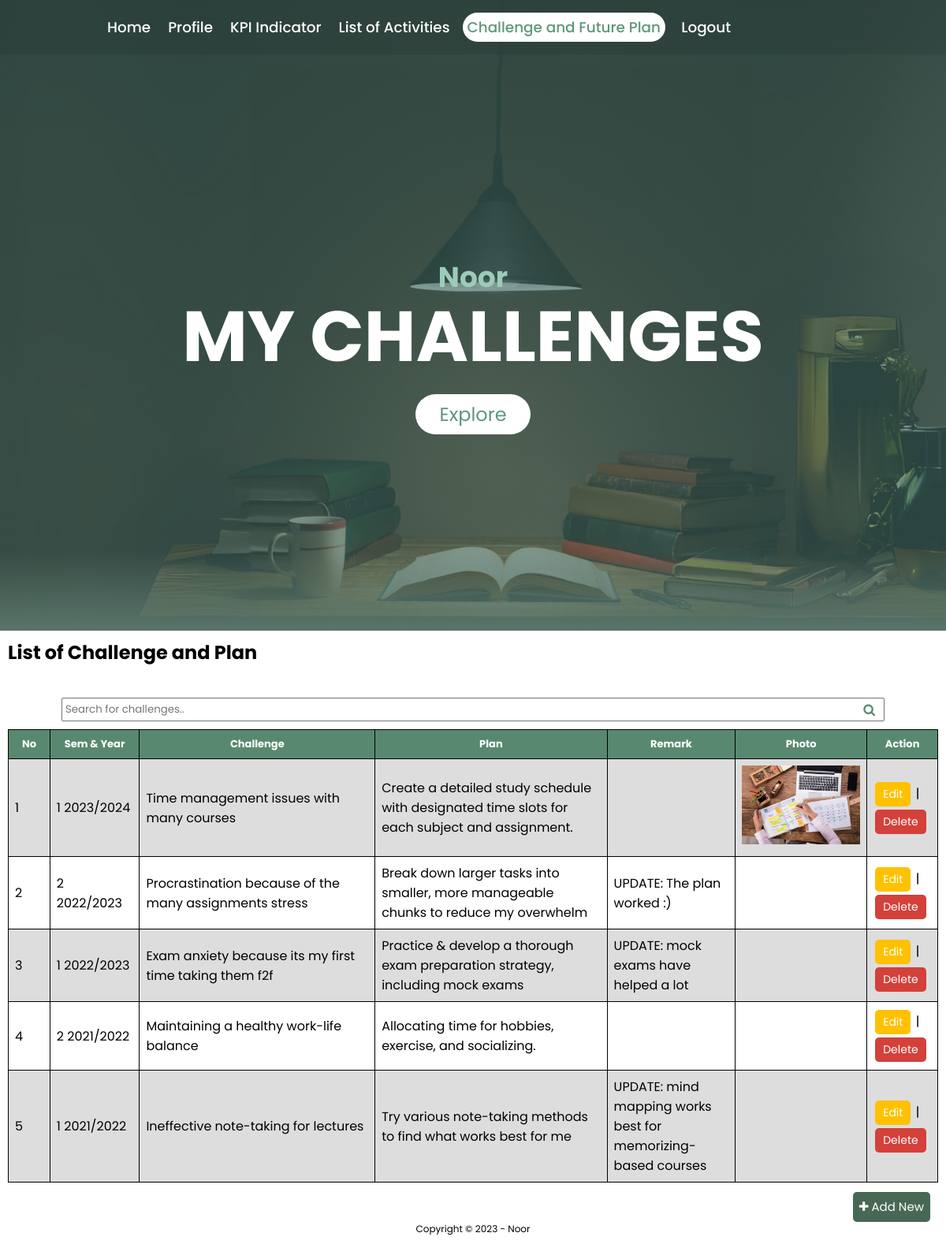
Page /my_challenge.php (signed in) on the committed database.
### tables this page shows
CREATE TABLE `profile` (
  `id` int(4) NOT NULL,
  `userID` int(11) DEFAULT NULL,
  `username` varchar(255) DEFAULT NULL,
  `program` varchar(50) DEFAULT NULL,
  `mentor` varchar(255) DEFAULT NULL,
  `motto` text DEFAULT NULL,
  `img_path` varchar(20) DEFAULT 'photo.png'
);

CREATE TABLE `challenge` (
  `ch_id` int(11) NOT NULL,
  `userID` int(11) DEFAULT NULL,
  `sem` int(3) DEFAULT NULL,
  `year` varchar(10) DEFAULT NULL,
  `challenge` text DEFAULT NULL,
  `plan` text DEFAULT NULL,
  `remark` text DEFAULT NULL,
  `img_path` varchar(50) DEFAULT NULL
);

### my_challenge.php (the view, shortened to what this page needs)
<?php
include("config.php");
?>
<!DOCTYPE html>
<html>
<head>
    <link rel="stylesheet" href="css/style.css">
    <link rel="stylesheet" href="https://cdnjs.cloudflare.com/ajax/libs/font-awesome/4.7.0/css/font-awesome.min.css">
</head>
<body>
    <section class="sec-1">
        <div class="header">
            <div class="menu">
                <?php
                    if(isset($_SESSION["UID"])){
                        include 'logged_menu.php';
                    }
                    else {
                        header("location:index.php");
                    }
                ?>
            </div>
            <?php
                $sql = "SELECT profile.username
                FROM profile
                WHERE profile.userID = ?";
                $stmt = mysqli_prepare($conn, $sql);
                mysqli_stmt_bind_param($stmt, "s", $_SESSION["UID"]);
                mysqli_stmt_execute($stmt);
                $result = mysqli_stmt_get_result($stmt);
                if (mysqli_num_rows($result) > 0) {
                    $row = mysqli_fetch_assoc($result);
                    $username = $row["username"];
                    echo '<h3 id="myName">' . $username . '</h3>';
                }
            ?>
            <h1 id="title">MY CHALLENGES</h1>
            <br>
            <br>
            <a href="#sec-2" class="scrollDown" id="exploreBtn">
                 Explore
            </a>
        </div>
    </section>
    <section class="sec-2" id="sec-2">
        <h2 style="padding: 10px;" >List of Challenge and Plan</h2>
        <div style="padding: 10px;" id="challenge">
            <div style="text-align: center; padding:10px;">
                <form action="my_challenge_search.php" method="post">
                    <div style="text-align: center; padding-top:10px;">
                        <div class="searchWrapper">
                            <input type="text" name="search" id="search" onkeyup="searchFunction()" placeholder="Search for challenges.." title="Type in a challenge">
                        </div>
                    </div>
                </form>
            </div>
            <div class="table-container">
                <table border="1" width="100%" id="projectable">
                    <tr>
                        <th width="5%">No</th>
                        <th width="10%">Sem & Year</th>
                        <th width="30%">Challenge</th>
                        <th width="30%">Plan</th>
                        <th width="15%">Remark</th>
                        <th width="10%">Photo</th>
                        <th width="10%">Action</th>
                    </tr>
                    <?php
                        $sql = "SELECT * FROM challenge WHERE userID=". $_SESSION["UID"];
                        $result = mysqli_query($conn, $sql);
                        if (mysqli_num_rows($result) > 0) {
                            $numrow = 1;
                            while ($row = mysqli_fetch_assoc($result)) {
                                echo "<tr>";
                                echo "<td>" . $numrow . "</td><td>" . $row["sem"] . " " . $row["year"] . "</td><td>" . $row["challenge"] .
                                    "</td><td>" . $row["plan"] . "</td><td>" . $row["remark"] . "</td><td>";
                                if (!empty($row["img_path"])) {
                                    echo "<img src='uploads/" . $row["img_path"] . "' width='150' height='100'>";
                                }
                                echo "</td>";
                                echo '<td> <a class="editBtn" href="my_challenge_edit.php?id=' . $row["ch_id"] . '">Edit</a>&nbsp;|&nbsp;';
                                echo '<a class="deleteBtn" href="my_challenge_delete.php?id=' . $row["ch_id"] . '&img_path=' . $row["img_path"] . '" onClick="return confirm(\'Delete?\');">Delete</a> </td>';
                                echo "</tr>" . "\n\t\t";
                                $numrow++;
                            }
                        } else {
                            echo '<tr><td colspan="7">0 results</td></tr>';
                        }
                    ?>
                </table>
                <button type="button" id="new" onclick="show_AddEntry()" data-state="add">
                    <i class="fa fa-plus" aria-hidden="true"></i> Add New
                </button>
            </div>
        </div>
<footer>
    <p>Copyright &#169; 2023 - Noor</p>
</footer>
</body>
</html>

### logged_menu.php
<?php
$current_page = basename($_SERVER['PHP_SELF']);
$profile_pages = array(
    'profile.php',
    'profile_edit.php',
);
$kpi_pages = array(
    'my_kpi.php',
    'my_kpi_edit.php',
    'activities_management.php',
    'competition_management.php',
    'certification_management.php',
    'activities_management_edit.php',
    'competition_management_edit.php',
    'certification_management_edit.php',
);
$activities_pages = array(
    'my_activities.php',
    'my_activities_edit.php',
    'my_activities_search.php',
);
$challenge_pages = array(
    'my_challenge.php',
    'my_challenge_edit.php',
    'my_challenge_search.php',
);
echo '
    <header class="head">
        <input type="checkbox" id="check">
        <label for="check" class="icons">
            <i class="fa fa-bars" id="menu-icon"></i>
            <i class="fa fa-times" aria-hidden="true" id="close-icon"></i>
        </label>
        <nav class="topnav" id="myTopnav">
		<a href="index.php" class="' . ($current_page === 'index.php' ? 'active' : '') . '" >Home</a>';
if (in_array($current_page, $profile_pages)) {
    echo '<a href="profile.php" class="active">Profile</a>';
} else {
    echo '<a href="profile.php">Profile</a>';
}
if (in_array($current_page, $kpi_pages)) {
    echo '<a href="my_kpi.php" class="active">KPI Indicator</a>';
} else {
    echo '<a href="my_kpi.php">KPI Indicator</a>';
}
if (in_array($current_page, $activities_pages)) {
    echo '<a href="my_activities.php" class="active">List of Activities</a>';
} else {
    echo '<a href="my_activities.php">List of Activities</a>';
}
if (in_array($current_page, $challenge_pages)) {
    echo '<a href="my_challenge.php" class="active">Challenge and Future Plan</a>';
} else {
    echo '<a href="my_challenge.php">Challenge and Future Plan</a>';
}
echo '
            <a href="logout.php">Logout</a>
        </nav>
    </header>';
?>

### css/style.css (style rules this page uses)
* { margin: 0; padding: 0; box-sizing: border-box; font-family: "Poppins", sans-serif; scroll-behavior: smooth; }
p { margin: 10px; }
.sec-1 { position: relative; width: 100%; height: 100vh; padding: 100px; display: flex; justify-content: center; align-items: center; overflow: hidden; background-image: url('../img/banner.png'); background-size: cover; background-position: center; color: #fff; text-align: center; }
.sec-1::before { content: ''; position: absolute; bottom: 0; width: 100%; height: 100px; background: linear-gradient(to top, #5a756a, transparent); z-index: 100; }
#title { position: absolute; top: 45%; left: 50%; transform: translate(-50%, 0%); color: #fff; white-space: nowrap; font-size: 7.5vw; z-index: 9; }
#myName { position: absolute; top: 35%; left: 50%; transform: translate(-50%, 80%); color: #9CCBB8; white-space: nowrap; font-size: 3vw; z-index: 9; }
#exploreBtn { text-decoration: none; display: inline-block; padding: 8px 30px; border-radius: 40px; background: #fff; color: #5F967C; font-size: 1.5em; z-index: 10; transform: translateY(100px); cursor: pointer; }
.scrollDown::before, .scrollDown::after { content: ''; position: absolute; top: 20%; left: 50%; height: 10px; width: 10px; transform: translate(-50%,-50%) ; }
.scrollDown::after { top: 30%; }
footer { margin-top: 40px; text-align: center; font-size: 12px; }
h1 { font-size: 65px; }
td { height: 40px; font-size: 16px; }
.head { position: fixed; top: 0; left: 0; width: 100%; padding: 1.3rem 10%; display: flex; justify-content: space-between; align-items: center; z-index: 100; }
.head::before { content: ''; position: absolute; top: 0; left: 0; width: 100%; height: 100%; background: rgba(0, 0, 0, .07); backdrop-filter: blur(50px); z-index: -1; }
.head::after { content: ''; position: absolute; top: 0; left: -100%; width: 100%; height: 100%; background: linear-gradient(90deg, transparent, rgba(255, 255, 255, .4), transparent); transition: .5s; }
.topnav a { font-size: 1.15rem; color: #fff; text-decoration: none; font-weight: 500; margin-left: 10px; border-radius: 20px; padding: 6px 6px; }
.topnav a:hover, .topnav a.active { background: #fff; color: #5F967C; }
#projectable { border-collapse: collapse; width: 100%; padding-left: 30px; }
#projectable td, #projectable th { border: 1px solid black; padding: 8px; }
#projectable th { text-align: center; }
#projectable tr:nth-child(even) { background-color: #ddd; }
#projectable th { text-align: center; background-color: #588970; color: white; font-size: 13px; }
#projectable td { color: black; }
td a { text-decoration: none; padding: 5px 10px; border-radius: 5px; color: white; text-decoration: none; font-size: 14px; }
a.deleteBtn { background-color: #D4403A; display: inline-block; margin: 2px 2px; }
a.editBtn { background-color: #ffc100; display: inline-block; margin: 2px 2px; }
.table-container { position: relative; }
div button#new { position: absolute; bottom: -50px; right: 10px; text-align: right; padding: 8px; font-size: 15px; line-height: 1.5; border-radius: 5px; color: #fff; background-color: #486856; border: 0; transition: 0.2s; cursor: pointer; }
.searchWrapper { position: relative; }
.searchWrapper input { width: 90%; padding: 3px; padding-right: 40px; }

### rows in the picture
profile: username "Noor"
challenge: sem "1", year "2023/2024", challenge "Time management issues with many courses", plan "Create a detailed study schedule with designated time slots for each subject and assignment.", img_path (picture)
challenge: sem "2", year "2022/2023", challenge "Procrastination because of the many assignments stress", plan "Break down larger tasks into smaller, more manageable chunks to reduce my overwhelm", remark "UPDATE: The plan worked :)"
challenge: sem "1", year "2022/2023", challenge "Exam anxiety because its my first time taking them f2f", plan "Practice & develop a thorough exam preparation strategy, including mock exams", remark "UPDATE: mock exams have helped a lot"
challenge: sem "2", year "2021/2022", challenge "Maintaining a healthy work-life balance", plan "Allocating time for hobbies, exercise, and socializing."
challenge: sem "1", year "2021/2022", challenge "Ineffective note-taking for lectures", plan "Try various note-taking methods to find what works best for me", remark "UPDATE: mind mapping works best for memorizing-based courses"
